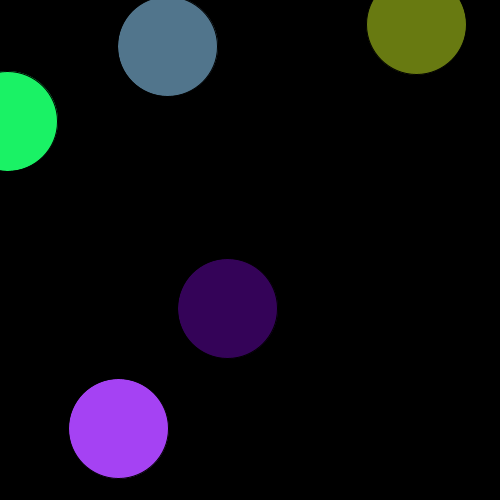
Frame 1 (no input)
Frame 60 (the mouse pressed at the canvas centre just before this capture): identical to frame 1, image omitted
Frame 120 (the mouse held since frame 60 and released just before this capture): identical to frame 1, image omitted

The Processing sketch that drew this single still picture (run headless with seeded random() and noise(); from frame 60 on, the mouse is pressed at the canvas centre):

// Processing sketch: Sample10
// ── Sample10.pde
float[][] paints = new float[5][3];
float[] placeX = new float[5];
float[] placeY = new float[5];
void setup() {
  size(500, 500);
  for (int i=0; i<5; i++) {
    for (int j=0; j<3; j++) {
      paints[i][j] = random(256);
    }
    placeX[i] = random(width);
    placeY[i] = random(height);
  }
}
void draw() {
  background(0);
  for (int i=0; i<5; i++) {
    fill(paints[i][0], paints[i][1], paints[i][2]);
    ellipse(placeX[i], placeY[i], 100, 100);
  }
}
